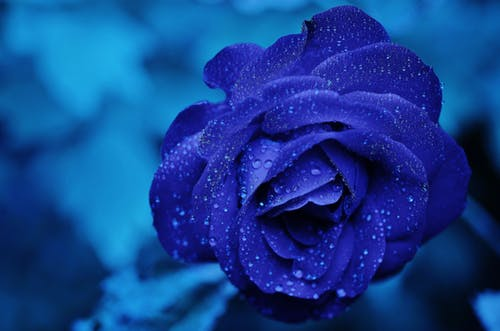
%> input picture img1.jpeg, 500 x 331 px
$ octave algo_basic_threshold.m   (GNU Octave 9; MATLAB toolbox functions it lacks are replaced by stand-ins)
%> lines starting %> are read from the running program, lines starting %| are printed output that depends on the picture; in (x1, y1, x2, y2) boxes, pixels count from 0 and x2, y2 are one past the last pixel; in counts of white or black regions, pixels touching at a corner belong together; the program's own positions count from 1
clear;
im = imread('img1.jpeg');
%> im is the input picture: size 331x500x3 uint8; mean R, G, B 18.7, 64.4, 143.9
im2 = global_threshold(im ,0.5);
imshow(im2)

function g  = global_threshold(img, delta_T)
%> called with delta_T = 0.5
    new_image = im2uint8(img);
    T = mean2(new_image);
%> T = 75.68
    done =  false;

    while ~done
        G =  new_image > T;
        T_new = 0.5*(mean(new_image(G))+(mean(new_image(~G))));
        done = abs(T- T_new)< delta_T;
        T = T_new;
    end
%> this loop made 4 passes
%> (T_new, done, T) on passes 1 to 4: (84.5, false, 84.5), (87.5, false, 87.5), (88.63, false, 88.63), (89.05, true, 89.05)
%> pass 1, in global_threshold, `G =  new_image > T;`:
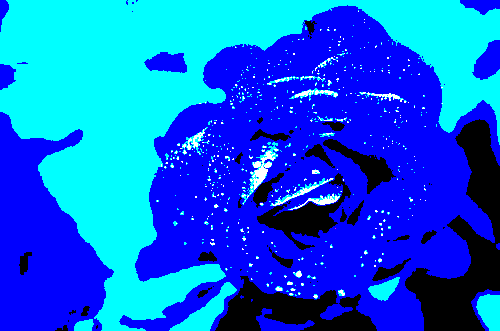
%> G: size 331x500x3 logical; mean R, G, B 0.0127, 0.375, 0.889
%> pass 2, in global_threshold, `G =  new_image > T;`:
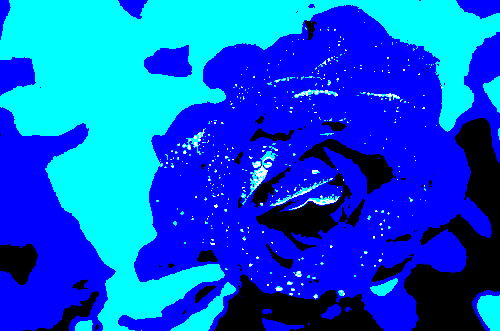
%> G: size 331x500x3 logical; mean R, G, B 0.00712, 0.336, 0.862
%> pass 3, in global_threshold, `G =  new_image > T;`:
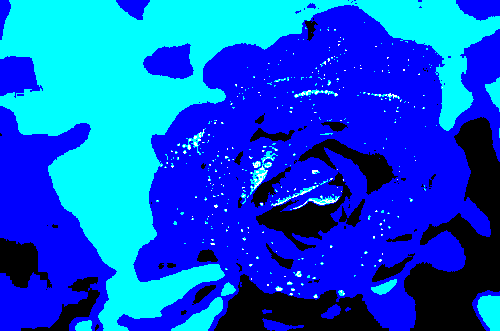
%> G: size 331x500x3 logical; mean R, G, B 0.00555, 0.322, 0.851
    g = imbinarize(new_image, T /255);
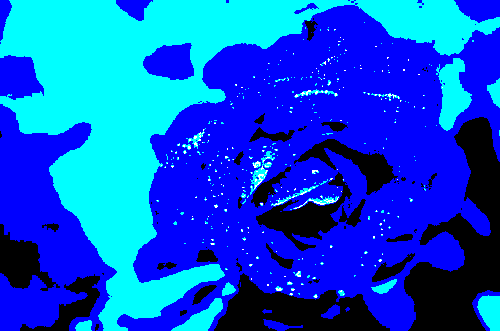
%> g: size 331x500x3 logical; mean R, G, B 0.00457, 0.311, 0.843
end

$ run again, with original1.png saved as img1.jpeg
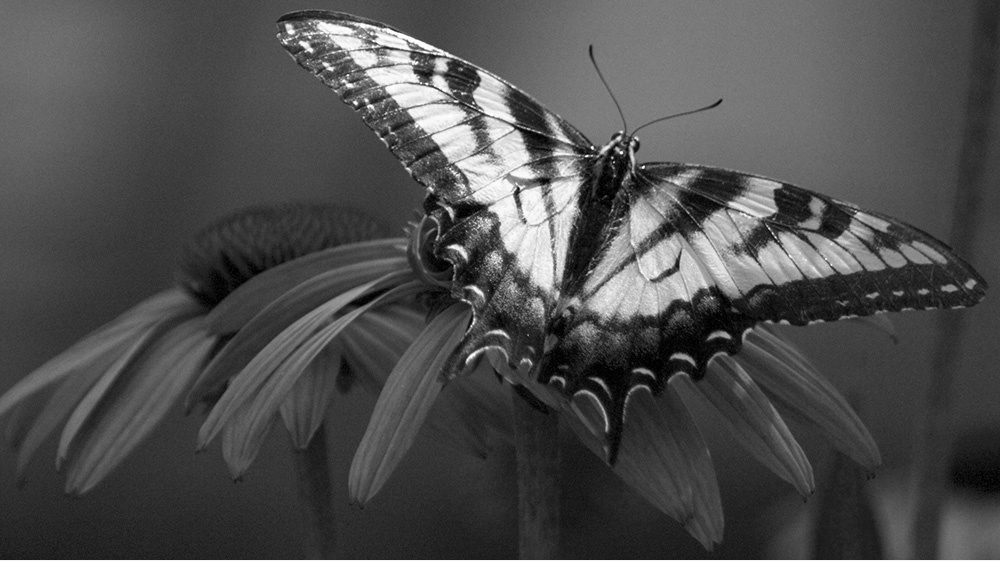
%> input picture original1.png, 1000 x 561 px
%> im is the input picture: size 561x1000x3 uint8; min 0, max 255, mean 76.6
%> in global_threshold, `T = mean2(new_image);`: T = 76.6
%> the loop in global_threshold, `while ~done` made 9 passes
%> (T_new, done, T) on passes 1 to 8: (84.93, false, 84.93), (90.5, false, 90.5), (94.05, false, 94.05), (96.48, false, 96.48), (97.78, false, 97.78), (98.45, false, 98.45), (99.11, false, 99.11), (99.81, false, 99.81)
%> pass 1, in global_threshold, `G =  new_image > T;`:
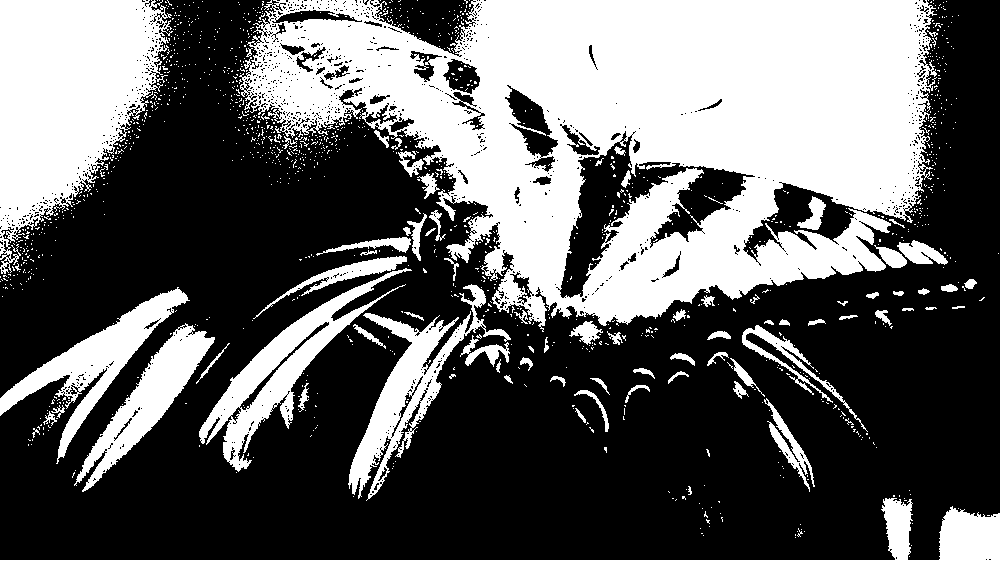
%> G: size 561x1000x3 logical; 37.9% white; 1333 white regions (1255 under 20 px), largest, box (x1, y1, x2, y2) and area: (239, 0, 937, 332) 134071, (0, 0, 173, 274) 28258, (199, 268, 412, 472) 8465
%> in global_threshold, `g = imbinarize(new_image, T /255);`:
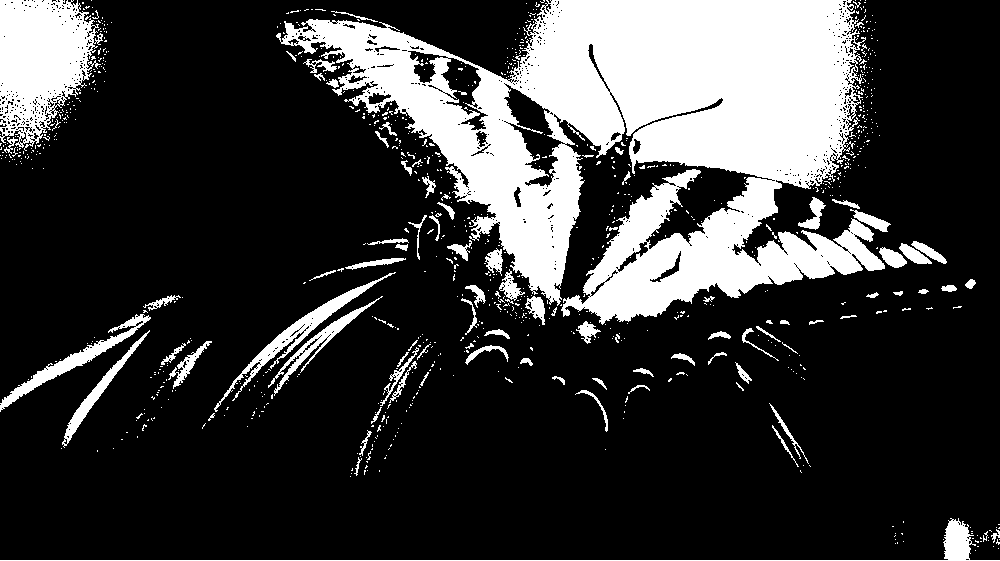
%> g: size 561x1000x3 logical; 22.3% white; 935 white regions (846 under 20 px), largest, box (x1, y1, x2, y2) and area: (276, 0, 885, 325) 95506, (0, 0, 103, 151) 10017, (214, 272, 396, 412) 2171
